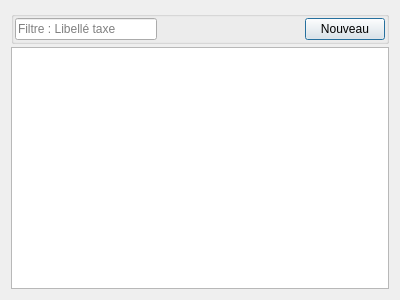
<?xml version="1.0" encoding="UTF-8"?>
<ui version="4.0">
 <class>UITaxesListView</class>
 <widget class="QDialog" name="UITaxesListView">
  <property name="geometry">
   <rect>
    <x>0</x>
    <y>0</y>
    <width>400</width>
    <height>300</height>
   </rect>
  </property>
  <property name="windowTitle">
   <string>Dialog</string>
  </property>
  <layout class="QVBoxLayout" name="verticalLayout">
   <property name="spacing">
    <number>3</number>
   </property>
   <item>
    <widget class="QGroupBox" name="groupBox">
     <property name="title">
      <string/>
     </property>
     <layout class="QHBoxLayout" name="horizontalLayout">
      <property name="leftMargin">
       <number>1</number>
      </property>
      <property name="topMargin">
       <number>1</number>
      </property>
      <property name="rightMargin">
       <number>1</number>
      </property>
      <property name="bottomMargin">
       <number>1</number>
      </property>
      <item>
       <widget class="QLineEdit" name="searchLineEdit">
        <property name="placeholderText">
         <string>Filtre : Libellé taxe</string>
        </property>
       </widget>
      </item>
      <item>
       <spacer name="horizontalSpacer">
        <property name="orientation">
         <enum>Qt::Horizontal</enum>
        </property>
        <property name="sizeHint" stdset="0">
         <size>
          <width>40</width>
          <height>20</height>
         </size>
        </property>
       </spacer>
      </item>
      <item>
       <widget class="QPushButton" name="newButton">
        <property name="text">
         <string>Nouveau</string>
        </property>
       </widget>
      </item>
     </layout>
    </widget>
   </item>
   <item>
    <widget class="QTableView" name="tableView"/>
   </item>
  </layout>
 </widget>
 <resources/>
 <connections/>
</ui>
